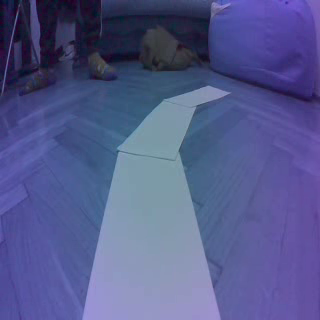
#> input picture frame 30 of Lane_detection/video/jetracer.avi, 320 x 320 px
$ python kamera.py
#> lines starting #> are read from the running program, lines starting #| are printed output that depends on the picture; after the words box and inside, x2 and y2 are one past the last pixel; in counts of white or black regions, pixels touching at a corner belong together
import cv2
import numpy as np


def thresholding(img):
    hsv = cv2.cvtColor(img,cv2.COLOR_BGR2HSV)
    lowerWhite = np.array([0, 0, 80])
    upperWhite = np.array([179, 50, 180])
    maskedWhite= cv2.inRange(hsv,lowerWhite,upperWhite)
    return maskedWhite

def warpImg (img,points,w,h,inv=False):
    pts1 = np.float32(points)
    pts2 = np.float32([[0,0],[w,0],[0,h],[w,h]])
    if inv:
        matrix = cv2.getPerspectiveTransform(pts2,pts1)
    else:
        matrix = cv2.getPerspectiveTransform(pts1,pts2)
    imgWarp = cv2.warpPerspective(img,matrix,(w,h))
    return imgWarp

def getLaneCurve(img):
    imgThres = thresholding(img)
    hT, wT, c = img.shape
    points = np.float32([(100, 175), (wT-100, 175),(55, 320 ), (wT-55, 320)])
    imgWarp = warpImg(imgThres, points, wT, hT)
    cv2.imshow('Thres', imgThres)
    cv2.imshow('Warp', imgWarp)


cap = cv2.VideoCapture('C:/Users/pawci/Desktop/air/testowanko/jetracer.avi')
frameCounter = 0

if __name__ == '__main__':

    while True:
        frameCounter += 1
        if cap.get(cv2.CAP_PROP_FRAME_COUNT) == frameCounter:
            cap.set(cv2.CAP_PROP_POS_FRAMES, 0)
            frameCounter = 0

        ret, img = cap.read() # GET THE IMAGE
#> img is the input picture: shape (320, 320, 3); mean B, G, R 139.9, 89.5, 83.6
        img = cv2.resize(img,(320,320)) # RESIZE
        getLaneCurve(img)
#> in thresholding, `hsv = cv2.cvtColor(img,cv2.COLOR_BGR2HSV)`: hsv: shape (320, 320, 3); mean H, S, V 116.4, 112.4, 139.9
#> in thresholding, `maskedWhite= cv2.inRange(hsv,lowerWhite,upperWhite)`:
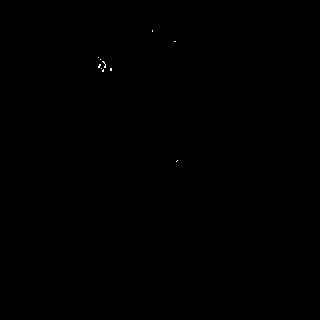
#> maskedWhite: shape (320, 320); 0.04% white in thin lines or dots, all inside (x1, y1, x2, y2) = (98, 30, 178, 162)
#> in warpImg, `imgWarp = cv2.warpPerspective(img,matrix,(w,h))`: imgWarp: shape (320, 320); every value is 0
        cv2.imshow('Video', img)
        if cv2.waitKey(1) == ord('q'):

#> (key q is pressed here)
            break
    cap.release()
    cv2.destroyAllWindows()
